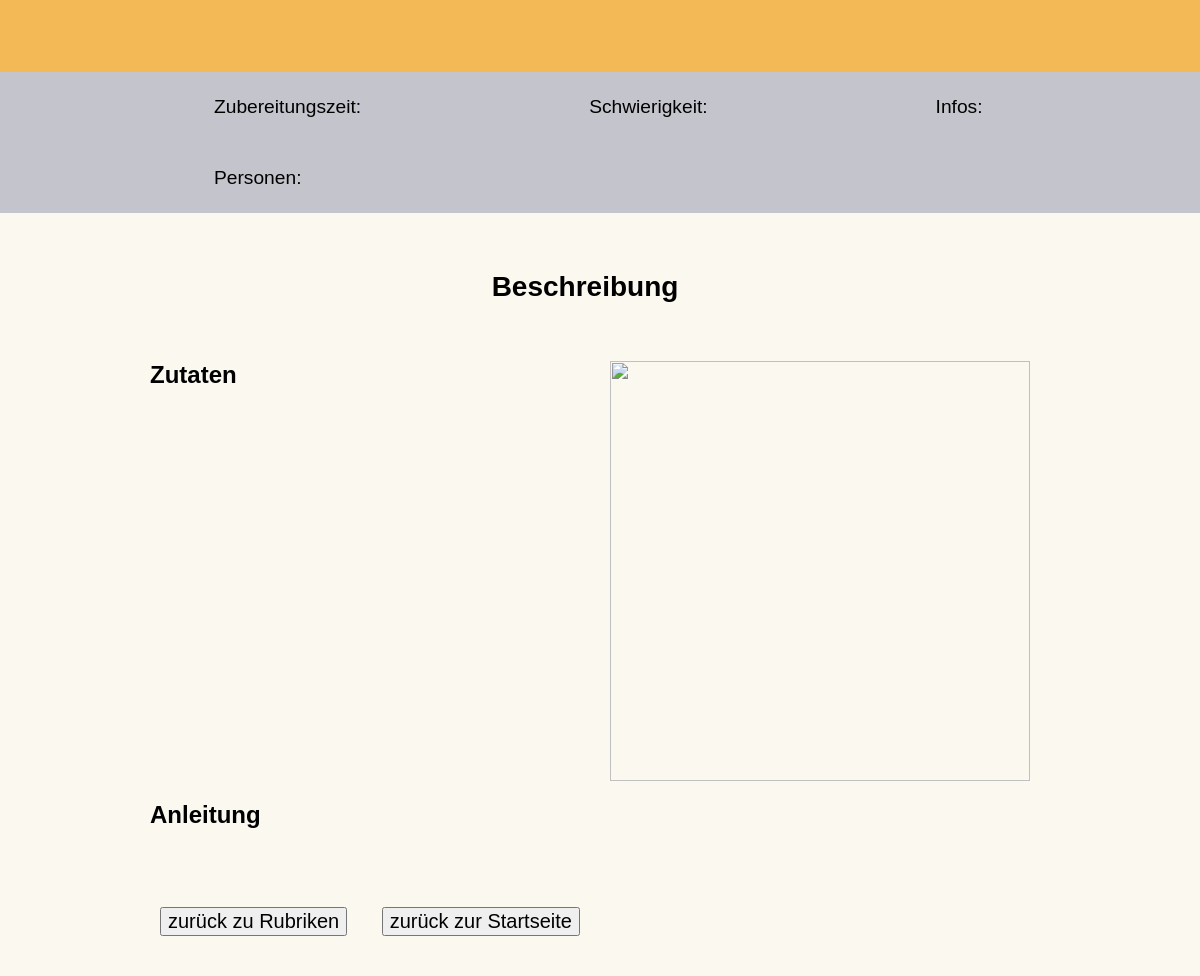
Before: /detail_20 with the older database file.
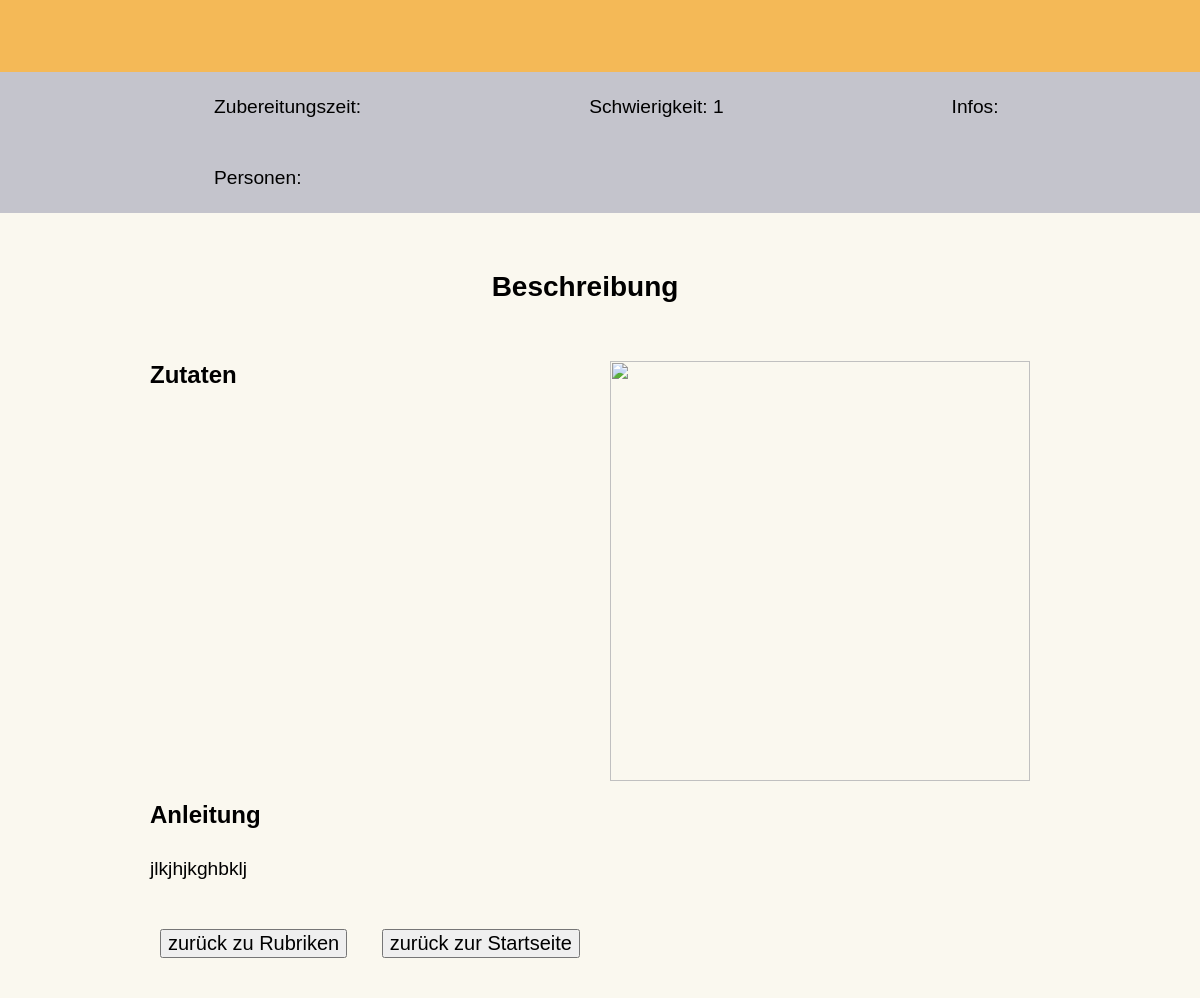
After: the same page with the newer database file.
### tables this page shows
CREATE TABLE "rezepte" (
	"rezeptID"	INTEGER,
	"Titel"	TEXT,
	"Rubrik"	NUMERIC,
	"Anleitung"	TEXT,
	"Schwierigkeit"	INTEGER,
	"Zubereitungszeit"	TEXT,
	"Bildname"	TEXT,
	"Infos"	TEXT,
	"Personen"	INTEGER,
	PRIMARY KEY("rezeptID" AUTOINCREMENT)
);

### Webseite.py (the view)
@app.route("/detail_<rezeptID>")
def detail(rezeptID):
    conn = connect_db()
    current_rezept = conn.execute('SELECT * FROM rezepte WHERE rezeptID=?', [rezeptID]).fetchone()
    Zutatenliste = conn.execute('SELECT * FROM Zutaten WHERE rezeptID=?', [rezeptID]).fetchall()
    return render_template("detail.html", rezept = current_rezept, zutaten = Zutatenliste)

### Webseite.py (called while the page is built)
def connect_db():
    conn = sqlite3.connect('Rezept.db.db')
    conn.row_factory = sqlite3.Row
    return conn

### templates/detail.html (shortened to what this page needs)
<html>
    <head>
        <link href="{{url_for('static',filename='myStyl.css')}}"rel="stylesheet" type="text/css"/>
   </head>
    <body>
        <div class="header">
        </div>
        <div class="topnav">
            <p>Zubereitungszeit: {{rezept.Zubereitungszeit}}</p>
            <p>Schwierigkeit: {{rezept.Schwierigkeit}}</p>
            <p>Infos: {{rezept.Infos}}</p>
            <p>Personen: {{rezept.Personen}}</p>
        </div>
        <p id="titeldetail">Beschreibung</p>
        <div class="row">
            <div class="column side">
            </div>
            <div class="column middle">
                <div class="box3">
                    <div class="box">
                        <b2>Zutaten</b2>
                    </div>
                    <div class="box">
                        <img src= "{{rezept.Bildname}}" alt= "{{rezept.Bildname}}">
                    </div>
                </div>
                <div class="anleitung">
                    <b>Anleitung</b>
                    <p>{{rezept.Anleitung}}</p>
                </div>
                <button class="button_zzR" onclick="location.href = '/Rubrik_{{rezept.Rubrik}}'">zurück zu Rubriken</button>
                <button class="button_zzS" onclick="location.href = '/'">zurück zur Startseite</button>
             </div>
             <div class="column side">
             </div>
        </div>
    </body>
</html>

Changed rows visible on the page:
added rezepte: Schwierigkeit "1", Anleitung "jlkjhjkghbklj"
